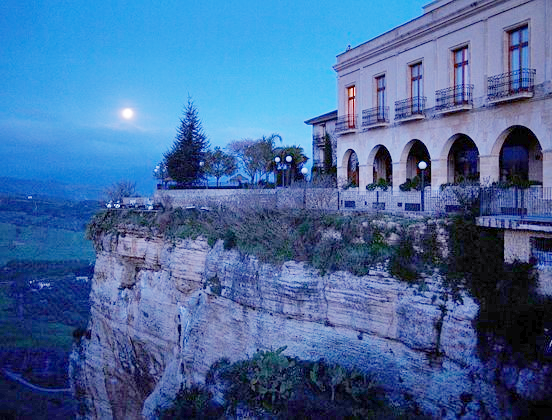
#> input picture evaluate-image-quality-master/src/images/2+.bmp, 552 x 420 px
$ python evaluate_image_quality.py ../images/2+.bmp ../images/8.bmp
#> lines starting #> are read from the running program, lines starting #| are printed output that depends on the picture
import os
import numpy as np
import cv2
import math

# Check arguments
import sys
args = sys.argv
if len(args) != 3:
    print("\nUSAGE : $ python evaluate_image_quality.py [reference_image] [evaluation_image]")
    sys.exit()

# image1 is the original image, image2 is the noisy image
def computeMSE(image1,image2):
    rows, columns = grayImage1.shape
    meanSquaredError = np.sum((grayImage1.astype("float") - grayImage2.astype("float")) ** 2)
    meanSquaredError /= float(rows * columns)
    return meanSquaredError

def computeNMSE(image1,image2):
    meanSquaredError_numer = np.sum((grayImage1.astype("float") - grayImage2.astype("float")) ** 2)
    meanSquaredError_denom = np.sum((grayImage1.astype("float")) ** 2)
    normalizedMeanSquaredError = meanSquaredError_numer / meanSquaredError_denom

    # print("\nMSE_numer\n>", meanSquaredError_numer)
    # print("\nMSE_denom\n>", meanSquaredError_denom)

    return normalizedMeanSquaredError

# [13 lines of commented-out code are left out]

if __name__ == "__main__":
    # Read two images
    img1 = cv2.imread( args[1] )
#> img1 is the input picture: shape (420, 552, 3); mean B, G, R 156.2, 106, 70.6
    img2 = cv2.imread( args[2] )
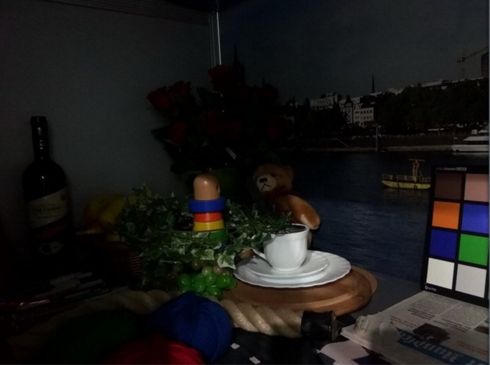
#> input picture evaluate-image-quality-master/src/images/8.bmp, 490 x 365 px
#> img2 is the input picture: shape (365, 490, 3); mean B, G, R 25.1, 26.2, 27.2

    # Converting to grayscale
    grayImage1 = cv2.cvtColor(img1, cv2.COLOR_BGR2GRAY)
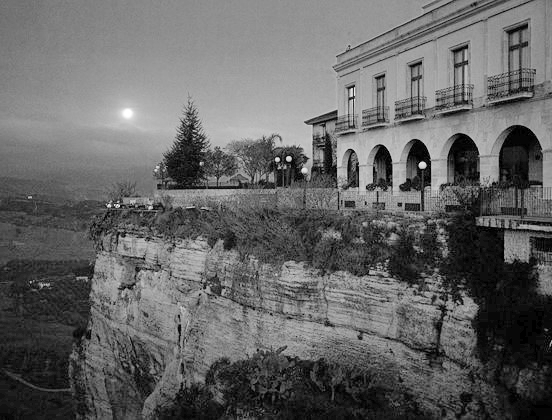
#> grayImage1: shape (420, 552); min 0, max 255, mean 101.1
    grayImage2 = cv2.cvtColor(img2, cv2.COLOR_BGR2GRAY)
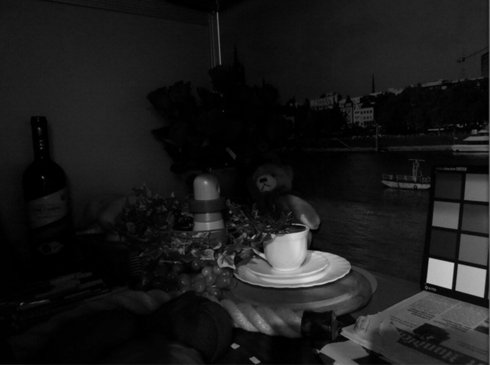
#> grayImage2: shape (365, 490); min 0, max 222, mean 26.4

    # Testing MSE
    mse = computeMSE(grayImage1,grayImage2)
#> (the run stopped early here; a loop or call above may not have finished)
